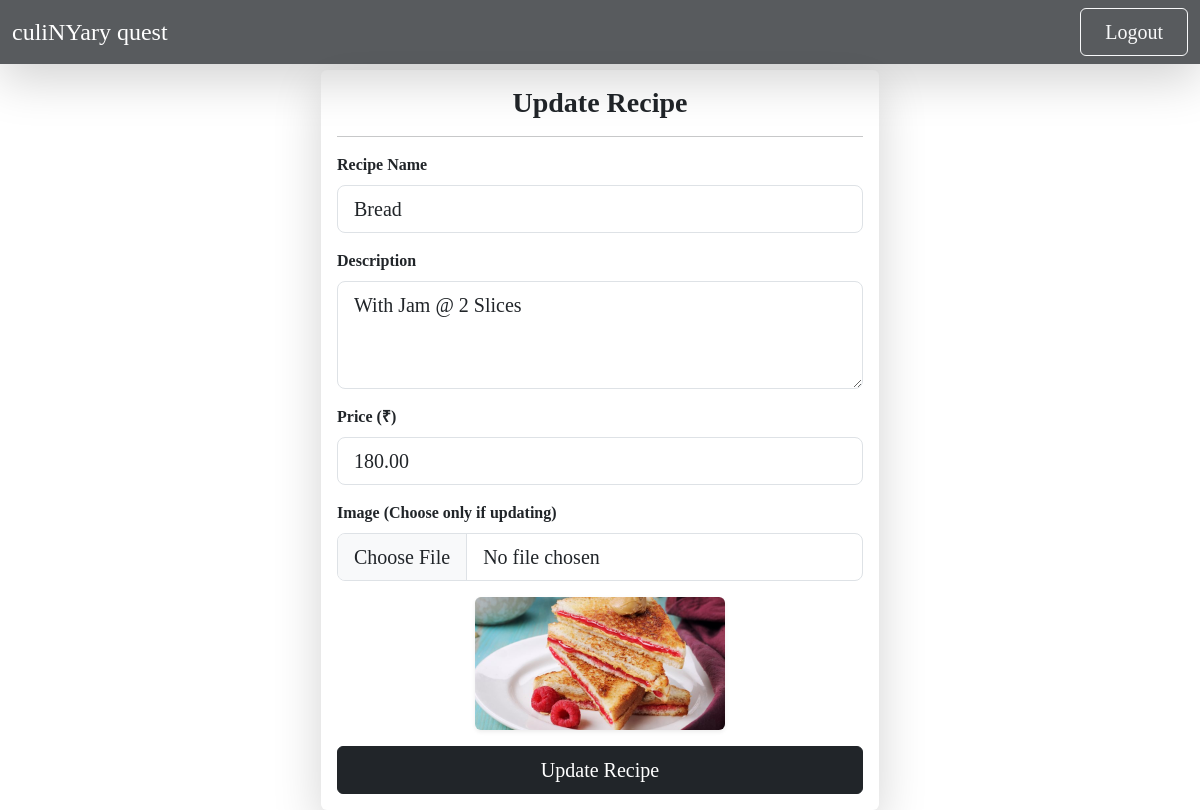
The app's page /update-receipe/40/ (signed in) with its own data.
### vege/models.py (models this page shows, shortened)
class Recepie(models.Model):
    user = models.ForeignKey(User, on_delete=models.SET_NULL, null=True, blank=True)
    receipe_name = models.CharField(max_length=100)
    receipe_description = models.TextField()
    receipe_image = models.ImageField(upload_to="receipes/", null=True, blank=True)
    receipe_price = models.DecimalField(max_digits=6, decimal_places=2, null=True, blank=True)  # New Field

### vege/views.py (the view, shortened to what this page needs)
# urls.py: path('update-receipe/<int:id>/', update_receipe, name="update_receipe"),
@login_required
def update_receipe(request, id):
    receipe = Recepie.objects.get(id=id)
    return render(request, "update_receipes.html", {"receipes": receipe})

### vege/templates/update_receipes.html (shortened to what this page needs)
{% extends "base.html" %}
{% block start %}
<div class="container mt-5">
  <div class="col-lg-6 col-md-8 col-sm-12 mx-auto">
    <div class="card card-3d shadow-lg border-0">
      <div class="card-body">
        <h3 class="card-title text-center fw-bold">Update Recipe</h3>
        <hr>
        <form method="post" enctype="multipart/form-data" class="needs-validation" novalidate>
          <div class="mb-3">
            <label for="receipe_name" class="form-label">Recipe Name</label>
            <input name="receipe_name" value="{{ receipes.receipe_name }}" required type="text"
              class="form-control form-control-lg" id="receipe_name" placeholder="e.g. Butter Chicken">
          </div>
          <div class="mb-3">
            <label for="receipe_description" class="form-label">Description</label>
            <textarea class="form-control form-control-lg" name="receipe_description" required id="receipe_description"
              placeholder="Write a short description..." rows="3">{{ receipes.receipe_description }}</textarea>
          </div>
          <div class="mb-3">
            <label for="receipe_price" class="form-label">Price (₹)</label>
            <input name="receipe_price" value="{{ receipes.receipe_price }}" required type="number" step="0.01"
              class="form-control form-control-lg" id="receipe_price" placeholder="e.g. 199.99">
          </div>
          <div class="mb-3">
            <label for="receipe_image" class="form-label">Image (Choose only if updating)</label>
            <input name="receipe_image" type="file" class="form-control form-control-lg" id="receipe_image">
          </div>
          {% if receipes.receipe_image %}
          <div class="text-center mb-3">
            <img src="{{ receipes.receipe_image.url }}" class="img-fluid rounded shadow-sm"
              style="max-height: 200px; max-width: 250px;" alt="Current Image">
          </div>
          {% endif %}
          <button type="submit" class="btn btn-dark w-100 py-2 fs-5 btn-animated">Update Recipe</button>
        </form>
      </div>
    </div>
  </div>
</div>
{% endblock %}

### home/templates/base.html (style rules this page uses)
body { margin-top:70px; }

### vege/templates/update_receipes.html (style rules this page uses)
body { font-family: 'Times New Roman', Times, serif; }
.card-3d { transition: transform 0.3s ease, box-shadow 0.3s ease; }
.btn-animated { transition: all 0.3s ease; }
.form-label { font-weight: 600; }

### records on screen
Recepie: receipe_name "Bread", receipe_description "With Jam @ 2 Slices", receipe_price "180.00", receipe_image (picture)
